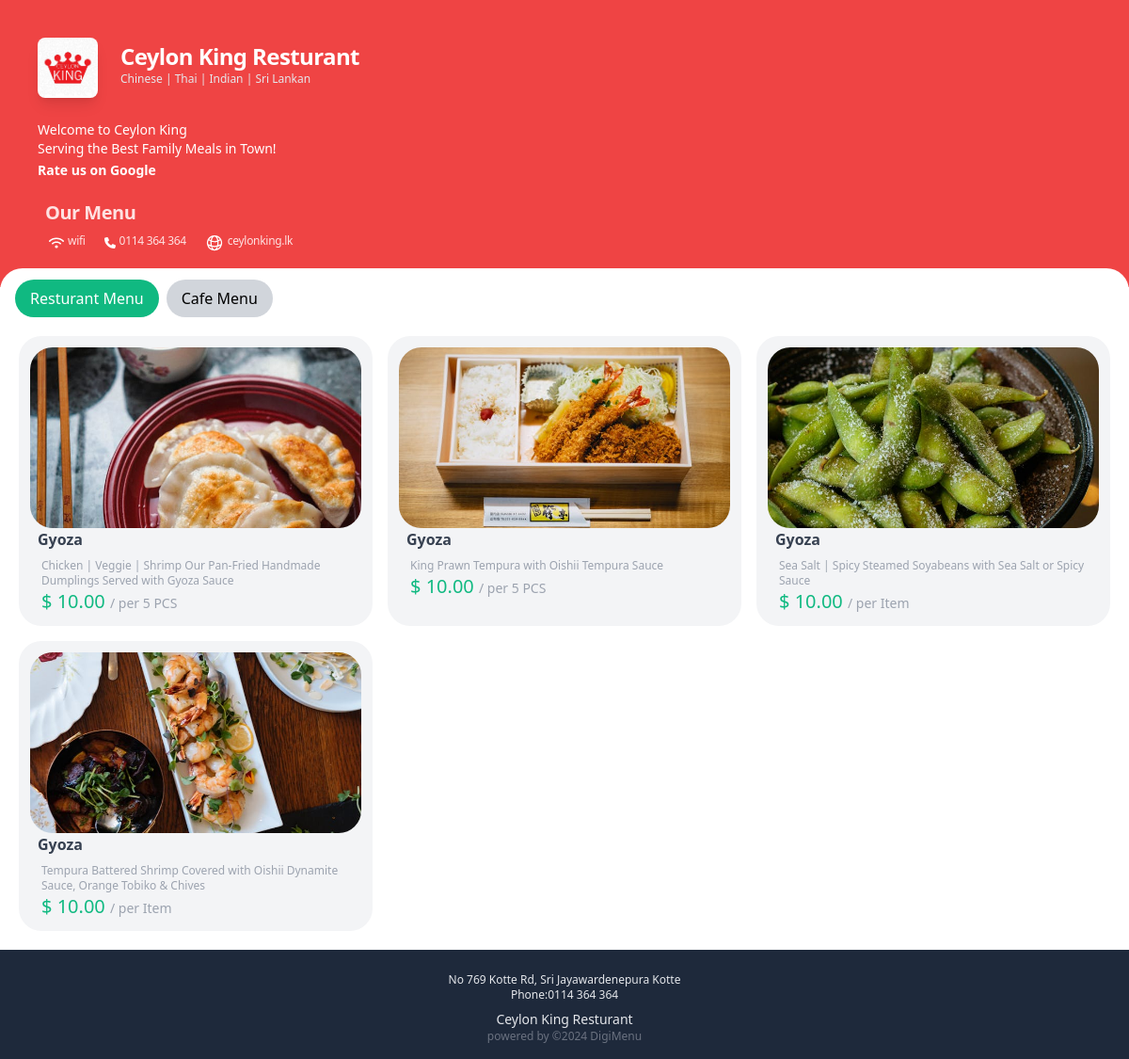
Page /resturant/category/4 on the committed database.
### resturant/models.py (models this page shows, shortened)
class Item(models.Model):
    name = models.CharField(max_length=100)
    description = models.TextField(max_length=100, blank=True, null=True)
    price_per_unit = models.DecimalField(max_digits=10, decimal_places=2)
    unit = models.CharField(max_length=100, blank=True, null=True)
    category = models.ForeignKey(Category, on_delete=models.CASCADE, default=1)
    image = models.ImageField(upload_to='uploads/resturant/products/')

### resturant/views.py (the view)
# urls.py: path('category/<int:category_id>', views.rcategory, name='rcategory'),
def rcategory(request, category_id):
    category = get_object_or_404(Category, id=category_id)
    products = Item.objects.filter(category=category)
    return render(request, 'item.html', {'products': products})

### cart/context_processors.py (called while the page is built)
def cart(request):
    return {'cart': Cart(request)}

### cart/templates/item.html
{% extends 'base.html' %}
{% block content %}
<div class="rounded-3xl bg-white mt-3 flex flex-col justify-center w-full " style="margin-top: -20px;">
  <div class="mt-3">
    <div class="flex justify-start mx-3 ">
      <a  href="{% url 'resturant' %}" class=" bg-emerald-500 text-white px-4 py-2 mx-1 rounded-3xl">Resturant Menu</a>
      <a  href="{% url 'cafe' %}" class=" bg-gray-300 px-4 py-2 mx-1 rounded-3xl">Cafe Menu</a>
    </div>
  </div>
  <div class=" justify-center m-3 ">
    <div >
      {% if products %}
      <ul  class="grid lg:grid-cols-3 md:grid-cols-2 sm:grid-cols-1">
        {% for product in products %}
        <li class="flex-col m-2 bg-gray-100 rounded-3xl p-3">
          <div class="h-24 w-120 h-48 flex-shrink-0 overflow-hidden ">
            <img src="{{product.image.url}}" alt="{{product.name}}" class="h-full w-full object-cover rounded-3xl object-center">
          </div>
          <h3 class="text-gray-700 font-bold px-2">
            Gyoza
          </h3>
          <p class="px-3 mt-2 text-xs text-gray-400">{{product.description}}</p>
          <div class="justify-between px-3">
              <div class="flex flex-col justify-between text-base font-medium text-gray-900">
                <p class="text-emerald-500 text-xl">$ {{product.price_per_unit}} <span class="text-gray-400 text-sm">/ per {{product.unit}}</span></p>
              </div>
          </div>
        </li>
        {% endfor %}
      </ul>
      {% else %}
              <p class="text-sm mx-5 mt-2 text-gray-400">Oops!! There are no products available at the moment.</p>
      {% endif %}
    </div>
  </div>
</div>
{% endblock %}

### web/templates/base.html (shortened to what this page needs)
{% load static %}
<!DOCTYPE html>
<html lang="en">
<head>
    <link rel="stylesheet" href="{% static 'styles.css' %}">
    <script src="https://cdn.tailwindcss.com"></script>
</head>
<body>
    <header>
        {% include 'header.html' %}
    </header>
    <main>
        {% block content %}
        {% endblock %}
    </main>
        {% include 'footer.html' %}
</body>
</html>

### web/templates/header.html (shortened to what this page needs)
{% load static %}
<div class=" pt-2 p-6 flex flex-col bg-red-500 " >
    <div class="lg:mx-2">
      <div class="mx-2">
        <div class="flex mt-3">
          <img src="{% static 'img/logo.jpeg' %}" alt="Company Logo" class="w-16 h-16 mt-5 rounded-lg shadow-lg">
          <div class="flex flex-col  justify-center ">
            <p class=" text-3xl mx-6 mt-3 text-left font-bold tracking-tight text-white sm:text-2xl">Ceylon King Resturant</p>
            <p class="text-xs ml-6 text-left text-gray-200">Chinese | Thai | Indian | Sri Lankan</p>
           </div>
        </div>
        <h1 class="text-white text-sm mt-6">Welcome to Ceylon King<br>
          Serving the Best Family Meals in Town!</h1>
          <a href="https://g.co/kgs/9VxL3sM" class="text-white text-sm font-bold">Rate us on Google</a>
        <div class="mx-2 pt-5 pb-1 flex">
          <p class=" text-xl text-left font-semibold tracking-tight text-red-100 ">Our Menu</p>
        </div>
        <div class="flex flex-row px-1 py-1">
          <div class="flex mx-2">
          <p class="mx-1 text-xs text-left font-light tracking-tight text-red-100 ">wifi</p>
          </div>
          <div class="flex mx-2">
          <p class="mx-1 text-xs text-left font-light tracking-tight text-red-100 ">0114 364 364</p>
          </div>
          <div class="flex mx-2">
                <a href="https://ceylonking.lk/" class="mx-1 text-xs text-left font-light tracking-tight text-red-100 ">ceylonking.lk</a>
            </div>
        </div>
        <div class="flex justify-between mx-6 border-t  border-red-500">
        </div>
        <div class="flex justify-end px-5 py-1">
        </div>
      </div>
    </div>
  </div>

### web/templates/footer.html
<footer class="bg-slate-800 py-4">
  <div class="container mx-auto px-4 flex flex-col items-center justify-center">
    <p class="text-gray-200 text-xs mt-2">No 769 Kotte Rd, Sri Jayawardenepura Kotte </p>
    <p class="text-gray-200 text-xs">Phone:0114 364 364 </p>
    <p class="text-gray-200 text-sm pt-2">Ceylon King Resturant </p>
    <p class="text-gray-500 text-xs text-center ">powered by ©2024 DigiMenu  </div>
</footer>

### rows in the picture
Item: image (picture), description "Chicken | Veggie | Shrimp Our Pan-Fried Handmade Dumplings Served with Gyoza Sauce", price_per_unit "10.00", unit "5 PCS"
Item: image (picture), description "King Prawn Tempura with Oishii Tempura Sauce", price_per_unit "10.00", unit "5 PCS"
Item: image (picture), description "Sea Salt | Spicy Steamed Soyabeans with Sea Salt or Spicy Sauce", price_per_unit "10.00", unit "Item"
Item: image (picture), description "Tempura Battered Shrimp Covered with Oishii Dynamite Sauce, Orange Tobiko & Chives", price_per_unit "10.00", unit "Item"
